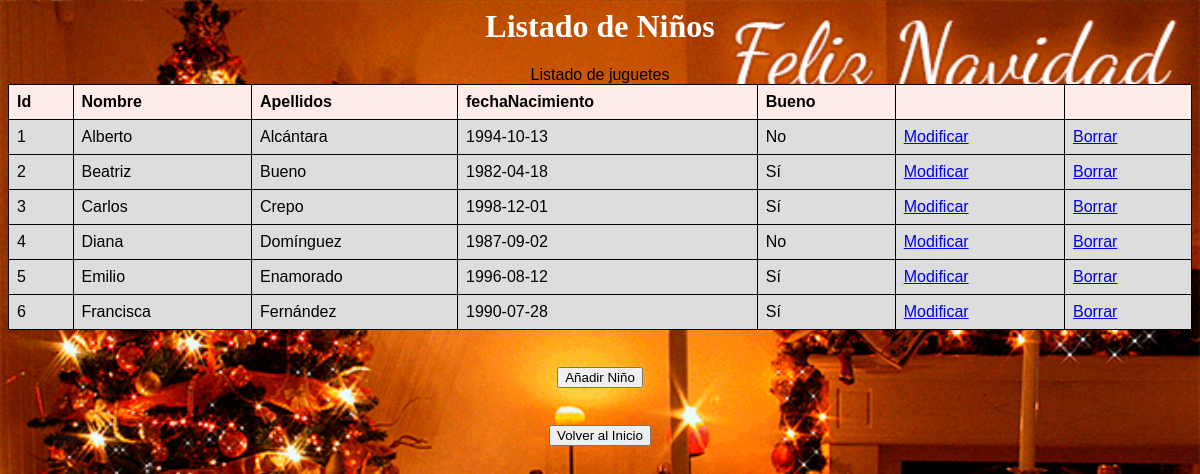
/ninos.php, run on the app's committed database.
### tables this page shows
CREATE TABLE `ninios` (
  `idNInio` int(11) NOT NULL,
  `nombreNinio` varchar(45) NOT NULL,
  `apellidosNinio` varchar(45) NOT NULL,
  `fechaNacimiento` date NOT NULL,
  `bueno` varchar(10) NOT NULL
);

### conexion.php (called while the page is built, shortened)
<?php
class conexion
{
    protected $conexion;
    public function __construct()
    {
        $servidor= 'localhost';
        $usuario= 'studium';
        $clave= 'studium__';
        $bd='studium_dws_p2';
        $this->conexion= new mysqli($servidor,$usuario,$clave,$bd);
        if(mysqli_connect_error())
        {
            die("Error al conectar");
        }
        else
        {
            return $this->conexion;
        }
    }
     public function selectAll()
     {
         $sql = "SELECT idNInio, nombreNinio, apellidosNinio, fechaNacimiento, bueno
         FROM ninios ORDER BY nombreNinio";
        return $this->conexion->query($sql);
    }
}
?>

### ninos.php (the view, shortened to what this page needs)
<?php
require_once('conexion.php');
$conexion = new conexion();
?>
<!DOCTYPE html>
<html>
    <head>
    <link href="./estilosCSS.css" rel="stylesheet" type="text/css">
</head>
<body>
    <h1>Listado de Niños<h1>
        <table border="1">
           <caption>Listado de juguetes</caption>
         <thead>
            <tr>
                <th>Id</th>
                <th>Nombre</th>
                <th>Apellidos</th>
                <th>fechaNacimiento</th>
                <th>Bueno</th>
                <th></th>
                <th></th>
            </tr>
        </thead>
        <tbody>
            <?php
            $filas = $conexion->selectAll();
            while ($fila=$filas->fetch_assoc())
            {
        ?>
            <tr>
                <td><?php echo $fila['idNInio'];?></td>
                <td><?php echo $fila['nombreNinio'];?></td>
                <td><?php echo $fila['apellidosNinio'];?></td>
                <td><?php echo $fila['fechaNacimiento'];?></td>
                <td><?php echo $fila['bueno'];?></td>
                <td><a href="modificar.php?id=<?php echo $fila['idNInio'];?>">Modificar</a></td>
                <td><a href="borrar.php?id=<?php echo $fila['idNInio'];?>">Borrar</a></td>
        <?php
            }
            ?>
</tbody>
    </table>
    <br>
    <a href="anadir.php"><button type= "button">Añadir Niño</button>
    <br>
    <br>
    <a href="index.php"><button type="button">Volver al Inicio</button>
</body>
</html>

### estilosCSS.css (style rules this page uses)
body { background-image:url(./img/portada.gif); background-size: 100% auto; height: 100%; }
h1 { color: #fff; }

### ninos.php (style rules this page uses)
table { font-family: arial, sans-serif; border-collapse: collapse; width: 100%; }
td, th { border: 1px solid #000; text-align: left; padding: 8px; }
h1 { text-align: center; }
td { background-color:#dddddd; }
th { background-color:#FFECE8; }

### data on the page
ninios: idNInio "1", nombreNinio "Alberto", apellidosNinio "Alcántara", fechaNacimiento "1994-10-13", bueno "No"
ninios: idNInio "2", nombreNinio "Beatriz", apellidosNinio "Bueno", fechaNacimiento "1982-04-18", bueno "Sí"
ninios: idNInio "3", nombreNinio "Carlos", apellidosNinio "Crepo", fechaNacimiento "1998-12-01", bueno "Sí"
ninios: idNInio "4", nombreNinio "Diana", apellidosNinio "Domínguez", fechaNacimiento "1987-09-02", bueno "No"
ninios: idNInio "5", nombreNinio "Emilio", apellidosNinio "Enamorado", fechaNacimiento "1996-08-12", bueno "Sí"
ninios: idNInio "6", nombreNinio "Francisca", apellidosNinio "Fernández", fechaNacimiento "1990-07-28", bueno "Sí"
